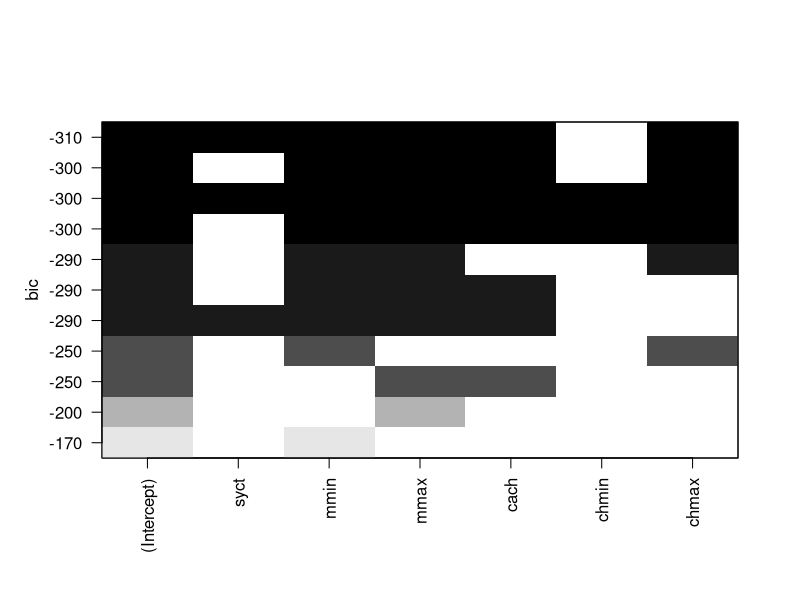
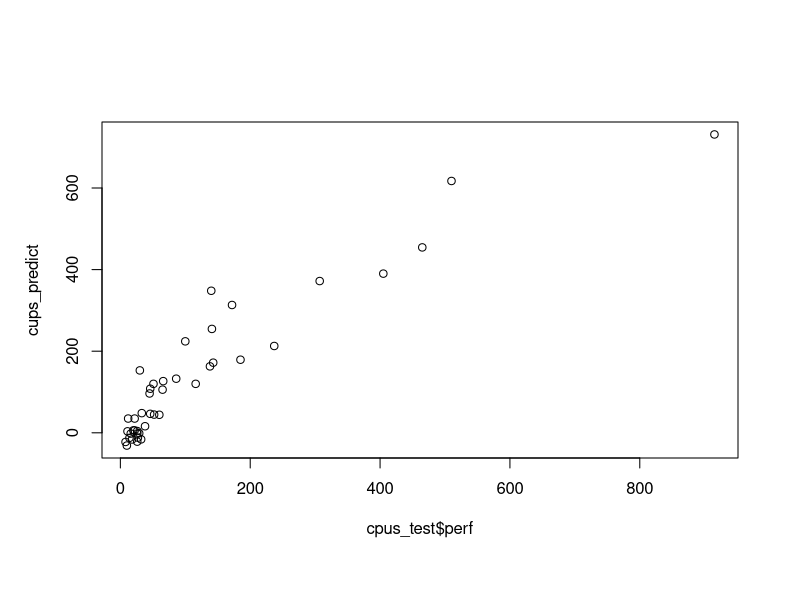

R code for these plots, in order:
library(MASS)
library(leaps)
data(cpus)
data3_6 <- cpus
#分组（训练组和测试组）
sample_index <- sample(nrow(data3_6),nrow(data3_6)*0.80)
cpus_train <- data3_6[sample_index,]
cpus_test  <- data3_6[-sample_index,]

#3.6.1
subset_result3_6 <- regsubsets(
  perf ~ syct + mmin + mmax + cach +
    chmin + chmax,
  data = cpus_train,
  nbest = 2,
  nvmax = 6
)
plot(subset_result3_6, scale = "bic")
nullmodel = lm(perf ~ 1, data = cpus_train)
fullmodel = lm(perf ~ syct + mmin + mmax + cach +
                 chmin + chmax, data = cpus_train)
model_step_b <- step(fullmodel, direction = 'backward')
model_step_f <-
  step(
    nullmodel,
    scope = list(lower = nullmodel, upper = fullmodel),
    direction = 'forward'
  )

model_step_s <-
  step(
    nullmodel,
    scope = list(lower = nullmodel, upper = fullmodel),
    direction = 'both'
  )
#因此最佳子集回归为syct，mmin，mmax，cach和chmax

#3.6.2
#线性拟合
trainmodel3_6  <- lm(perf ~ syct+ mmin + mmax + cach +
                    chmin + chmax, data=cpus_train)
summary(trainmodel3_6)
#应用于测试组
cups_predict <- predict(trainmodel3_6 ,cpus_test)
#拟合效果
plot(cpus_test$perf, cups_predict)
cor(cpus_test$perf, cups_predict)
mean(cpus_test$perf)
mean(cups_predict)
(mean(cups_predict) - mean(cpus_test$perf))/
  mean(cpus_test$perf)*100

# good work
